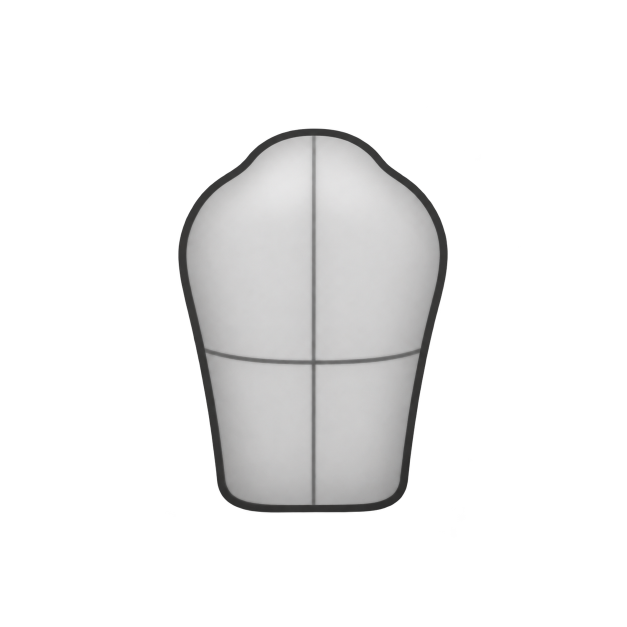
#> input picture artwork/no-odyssey-stand/torso-regenerated/adult-south.png, 1254 x 1254 px, found by its file name (shown at 1/2 size); its folder holds 3 pictures in this run
$ python export-torso.py
#> lines starting #> are read from the running program, lines starting #| are printed output that depends on the picture
# Export the regenerated torsos (torso-regenerated/) into the six OutfitStand_Body* game textures. Run from the project root.
import sys, importlib.util
sys.dont_write_bytecode = True
from pathlib import Path
from PIL import Image, ImageChops, ImageFilter
root = Path.cwd()
src = root / 'artwork/no-odyssey-stand/torso-regenerated'
dst = root / 'NoOdyssey/Textures/Things/Building/OutfitStand'
lut = [v if v <= 45 else round(45+(v-45)*171/89) if v <= 134 else round(216+(v-134)*14/46) if v <= 180 else min(245, round(230+(v-180)*15/50)) for v in range(256)]
def fit(im, area):
#> called with area = (39, 43, 50, 65)
    a = im.getchannel('A'); im = im.crop(a.point(lambda v: 255 if v > 16 else 0).getbbox())
#> after `a = im.getchannel('A')`:
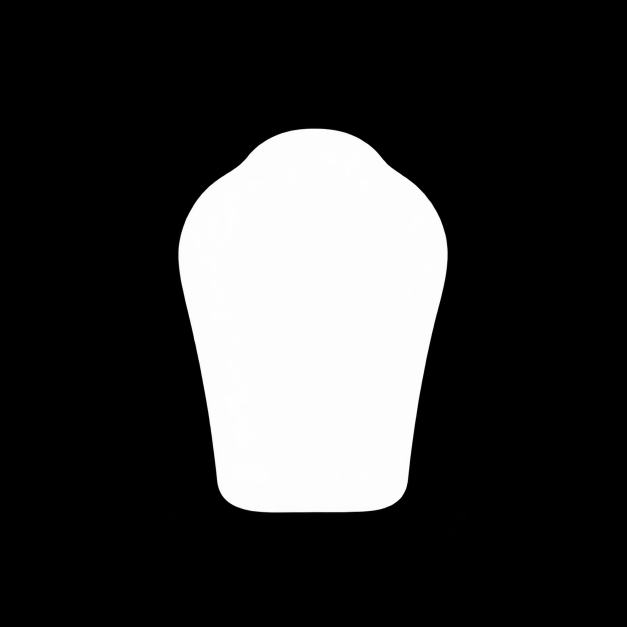
#> a: PIL image 1254x1254 L (shown at 1/2 size); min 0, max 255, mean 52.5
#> after `im = im.crop(a.point(lambda v: 255 if v > 16 else 0).getbbox())`:
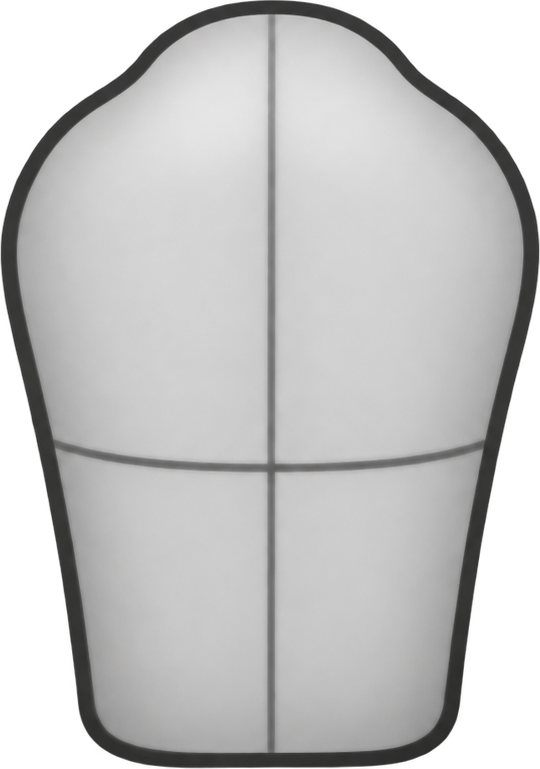
#> im: PIL image 540x769 RGBA; mean R, G, B, A 143.5, 143, 143, 198.8; transparent parts drawn white
    x, y, w, h = area; s = min(w/im.width, h/im.height)
#> after `x, y, w, h = area`: x = 39; y = 43; w = 50; h = 65
#> after `s = min(w / im.width, h / im.height)`: s = 0.0845
    im = im.resize((round(im.width*s), round(im.height*s)), Image.Resampling.LANCZOS)
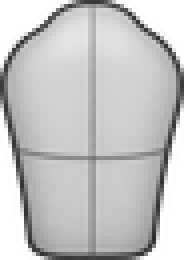
#> im: PIL image 46x65 RGBA (shown 4 times larger); mean R, G, B, A 146, 145.6, 145.5, 199; transparent parts drawn white
    out = Image.new('RGBA', (128, 128)); out.alpha_composite(im, (round(x+(w-im.width)/2), y)); return out
#> after `out = Image.new('RGBA', (128, 128))`: out: PIL image 128x128 RGBA; every value is 0
#> after `out.alpha_composite(im, (round(x + (w - im.width) / 2), y))`:
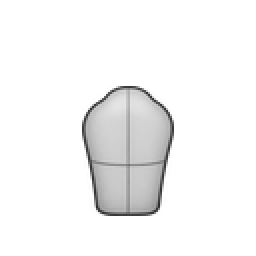
#> out: PIL image 128x128 RGBA (shown 2 times larger); mean R, G, B, A 26.6, 26.6, 26.5, 36.3; transparent parts drawn white
def finish(im):
    g = im.convert('L').point(lut); im = Image.merge('RGBA', (g, g, g, im.getchannel('A')))
    alpha = im.getchannel('A'); ring = ImageChops.subtract(alpha, alpha.filter(ImageFilter.MinFilter(5)))
    rgb = im.convert('RGB'); rgb.paste((35, 35, 35), mask=ring); rgb.putalpha(alpha); return rgb
for view in ('south', 'east', 'north'):
    adult = fit(Image.open(src/f'adult-{view}.png').convert('RGBA'), (39, 43, 50, 65))
#> (the run stopped early here; a loop or call above may not have finished)
